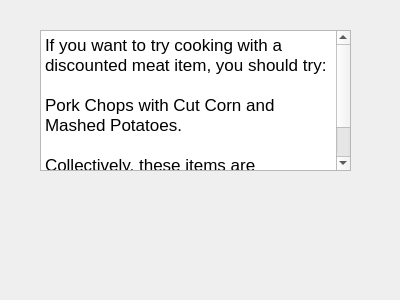
<?xml version="1.0" encoding="UTF-8"?>
<ui version="4.0">
 <class>meatdiscount</class>
 <widget class="QDialog" name="meatdiscount">
  <property name="geometry">
   <rect>
    <x>0</x>
    <y>0</y>
    <width>400</width>
    <height>300</height>
   </rect>
  </property>
  <property name="windowTitle">
   <string>Dialog</string>
  </property>
  <widget class="QTextBrowser" name="textBrowser">
   <property name="geometry">
    <rect>
     <x>40</x>
     <y>30</y>
     <width>311</width>
     <height>141</height>
    </rect>
   </property>
   <property name="html">
    <string>&lt;!DOCTYPE HTML PUBLIC &quot;-//W3C//DTD HTML 4.0//EN&quot; &quot;http://www.w3.org/TR/REC-html40/strict.dtd&quot;&gt;
&lt;html&gt;&lt;head&gt;&lt;meta name=&quot;qrichtext&quot; content=&quot;1&quot; /&gt;&lt;meta charset=&quot;utf-8&quot; /&gt;&lt;style type=&quot;text/css&quot;&gt;
p, li { white-space: pre-wrap; }
hr { height: 1px; border-width: 0; }
li.unchecked::marker { content: &quot;\2610&quot;; }
li.checked::marker { content: &quot;\2612&quot;; }
&lt;/style&gt;&lt;/head&gt;&lt;body style=&quot; font-family:'.AppleSystemUIFont'; font-size:13pt; font-weight:400; font-style:normal;&quot;&gt;
&lt;p style=&quot; margin-top:0px; margin-bottom:0px; margin-left:0px; margin-right:0px; -qt-block-indent:0; text-indent:0px;&quot;&gt;If you want to try cooking with a discounted meat item, you should try: &lt;/p&gt;
&lt;p style=&quot;-qt-paragraph-type:empty; margin-top:0px; margin-bottom:0px; margin-left:0px; margin-right:0px; -qt-block-indent:0; text-indent:0px;&quot;&gt;&lt;br /&gt;&lt;/p&gt;
&lt;p style=&quot; margin-top:0px; margin-bottom:0px; margin-left:0px; margin-right:0px; -qt-block-indent:0; text-indent:0px;&quot;&gt;Pork Chops with Cut Corn and Mashed Potatoes. &lt;/p&gt;
&lt;p style=&quot;-qt-paragraph-type:empty; margin-top:0px; margin-bottom:0px; margin-left:0px; margin-right:0px; -qt-block-indent:0; text-indent:0px;&quot;&gt;&lt;br /&gt;&lt;/p&gt;
&lt;p style=&quot; margin-top:0px; margin-bottom:0px; margin-left:0px; margin-right:0px; -qt-block-indent:0; text-indent:0px;&quot;&gt;Collectively, these items are discounted by 10% compared to last week. &lt;/p&gt;&lt;/body&gt;&lt;/html&gt;</string>
   </property>
  </widget>
 </widget>
 <resources/>
 <connections/>
</ui>
